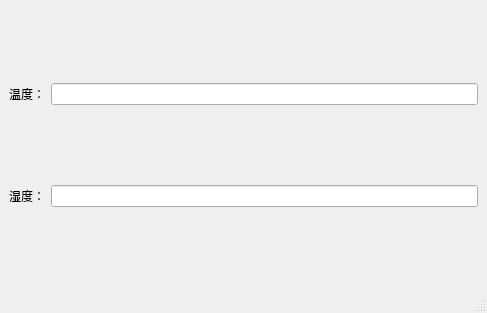
<?xml version="1.0" encoding="UTF-8"?>
<ui version="4.0">
    <class>MainWindow</class>
    <widget class="QMainWindow" name="MainWindow">
        <property name="geometry">
            <rect>
                <x>0</x>
                <y>0</y>
                <width>487</width>
                <height>313</height>
            </rect>
        </property>
        <property name="windowTitle">
            <string>MainWindow</string>
        </property>
        <widget class="QWidget" name="centralwidget">
            <layout class="QHBoxLayout" name="horizontalLayout_3">
                <item>
                    <layout class="QVBoxLayout" name="verticalLayout">
                        <item>
                            <layout class="QHBoxLayout" name="horizontalLayout">
                                <item>
                                    <widget class="QLabel" name="label">
                                        <property name="text">
                                            <string>温度：</string>
                                        </property>
                                    </widget>
                                </item>
                                <item>
                                    <widget class="QLineEdit" name="lineEdit"/>
                                </item>
                            </layout>
                        </item>
                        <item>
                            <layout class="QHBoxLayout" name="horizontalLayout_2">
                                <item>
                                    <widget class="QLabel" name="label_2">
                                        <property name="text">
                                            <string>湿度：</string>
                                        </property>
                                    </widget>
                                </item>
                                <item>
                                    <widget class="QLineEdit" name="lineEdit_2"/>
                                </item>
                            </layout>
                        </item>
                    </layout>
                </item>
            </layout>
        </widget>
        <widget class="QStatusBar" name="statusbar"/>
    </widget>
    <resources/>
    <connections/>
</ui>
